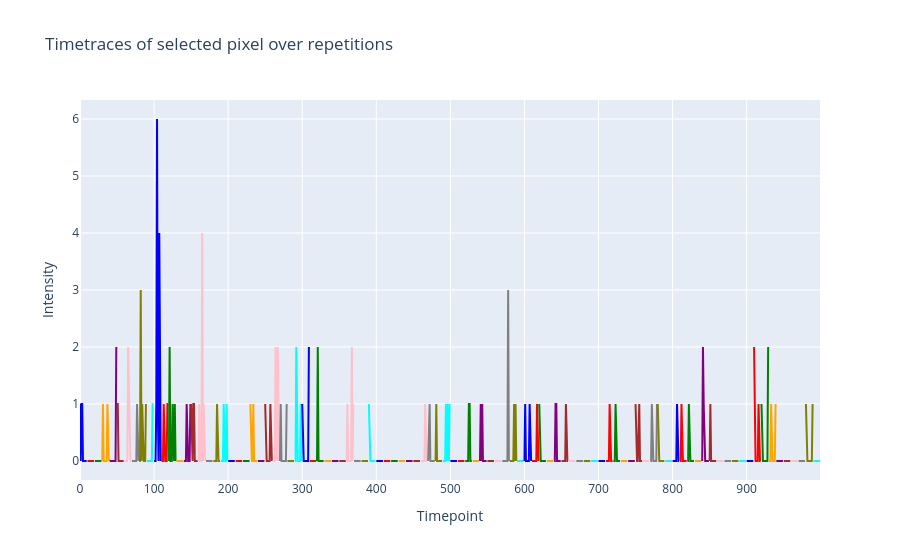

Notebook cell for this chart:
### Code cell
#plot timetraces of selected ROIs over timepoints and repetitions, if desired
d3=np.asarray([data[0,:,:,:,:,i] for i in index3], dtype='float')
d3=np.transpose(d3,(2,3,4,1,0))
print('d3 format (y,x,t,rep,ch): ' +str(d3.shape))

#cut=d3[15:30,40:50,:,:,:].sum(axis=(0,1,4))
cut=d3[20,6,:,:,4] # focalizza su un singolo pixel
print('cut shape (t,rep): ',cut.shape)


import plotly.graph_objects as go
fig = go.Figure()
colors = ['blue', 'red', 'green', 'orange', 'purple', 'brown', 'pink', 'gray', 'olive', 'cyan']

for m in range(cut.shape[1]): # iterate through repetitions
    # concatenate all time points
    fig.add_trace(go.Scatter(
        x=np.arange(0 + m * cut.shape[0], cut.shape[0] + m * cut.shape[0], 1),
        y=cut[:, m],
        mode='lines',
        line=dict(color=colors[m % len(colors)]),
        name=f'Rep {m}'
    ))

fig.update_layout(
    title='Timetraces of selected pixel over repetitions',
    xaxis_title='Timepoint',
    yaxis_title='Intensity',
    showlegend=False
)
fig.show()

### Figure 1 — Plotly figure (JSON) as saved in the notebook; plotly's stock layout.template omitted (floating-point values rounded to 4 significant figures)
{"data": [{"line": {"color": "blue"}, "mode": "lines", "name": "Rep 0", "type": "scatter", "x": [0, 1, 2, 3, 4, 5, 6, 7, 8, 9], "y": [1.0, 0.0, 1.0, 1.0, 0.0, 0.0, 0.0, 0.0, 0.0, 0.0]}, {"line": {"color": "red"}, "mode": "lines", "name": "Rep 1", "type": "scatter", "x": [10, 11, 12, 13, 14, 15, 16, 17, 18, 19], "y": [0.0, 0.0, 0.0, 0.0, 0.0, 0.0, 0.0, 0.0, 0.0, 0.0]}, {"line": {"color": "green"}, "mode": "lines", "name": "Rep 2", "type": "scatter", "x": [20, 21, 22, 23, 24, 25, 26, 27, 28, 29], "y": [0.0, 0.0, 0.0, 0.0, 0.0, 0.0, 0.0, 0.0, 0.0, 0.0]}, {"line": {"color": "orange"}, "mode": "lines", "name": "Rep 3", "type": "scatter", "x": [30, 31, 32, 33, 34, 35, 36, 37, 38, 39], "y": [0.0, 1.0, 0.0, 0.0, 0.0, 0.0, 0.0, 1.0, 0.0, 0.0]}, {"line": {"color": "purple"}, "mode": "lines", "name": "Rep 4", "type": "scatter", "x": [40, 41, 42, 43, 44, 45, 46, 47, 48, 49], "y": [0.0, 0.0, 0.0, 0.0, 0.0, 0.0, 0.0, 0.0, 0.0, 2.0]}, {"line": {"color": "brown"}, "mode": "lines", "name": "Rep 5", "type": "scatter", "x": [50, 51, 52, 53, 54, 55, 56, 57, 58, 59], "y": [1.0, 1.0, 0.0, 0.0, 0.0, 0.0, 0.0, 0.0, 0.0, 0.0]}, {"line": {"color": "pink"}, "mode": "lines", "name": "Rep 6", "type": "scatter", "x": [60, 61, 62, 63, 64, 65, 66, 67, 68, 69], "y": [0.0, 0.0, 0.0, 0.0, 0.0, 2.0, 1.0, 0.0, 0.0, 0.0]}, {"line": {"color": "gray"}, "mode": "lines", "name": "Rep 7", "type": "scatter", "x": [70, 71, 72, 73, 74, 75, 76, 77, 78, 79], "y": [0.0, 0.0, 0.0, 0.0, 0.0, 0.0, 0.0, 1.0, 0.0, 0.0]}, {"line": {"color": "olive"}, "mode": "lines", "name": "Rep 8", "type": "scatter", "x": [80, 81, 82, 83, 84, 85, 86, 87, 88, 89], "y": [0.0, 0.0, 3.0, 0.0, 1.0, 0.0, 0.0, 0.0, 0.0, 1.0]}, {"line": {"color": "cyan"}, "mode": "lines", "name": "Rep 9", "type": "scatter", "x": [90, 91, 92, 93, 94, 95, 96, 97, 98, 99], "y": [0.0, 0.0, 0.0, 0.0, 0.0, 0.0, 0.0, 0.0, 1.0, 1.0]}, {"line": {"color": "blue"}, "mode": "lines", "name": "Rep 10", "type": "scatter", "x": [100, 101, 102, 103, 104, 105, 106, 107, 108, 109], "y": [0.0, 0.0, 0.0, 1.0, 6.0, 1.0, 0.0, 4.0, 1.0, 0.0]}, {"line": {"color": "red"}, "mode": "lines", "name": "Rep 11", "type": "scatter", "x": [110, 111, 112, 113, 114, 115, 116, 117, 118, 119], "y": [0.0, 0.0, 0.0, 1.0, 0.0, 0.0, 0.0, 0.0, 1.0, 1.0]}, {"line": {"color": "green"}, "mode": "lines", "name": "Rep 12", "type": "scatter", "x": [120, 121, 122, 123, 124, 125, 126, 127, 128, 129], "y": [0.0, 2.0, 0.0, 0.0, 0.0, 1.0, 0.0, 0.0, 1.0, 0.0]}, {"line": {"color": "orange"}, "mode": "lines", "name": "Rep 13", "type": "scatter", "x": [130, 131, 132, 133, 134, 135, 136, 137, 138, 139], "y": [0.0, 0.0, 0.0, 0.0, 0.0, 0.0, 0.0, 0.0, 0.0, 0.0]}, {"line": {"color": "purple"}, "mode": "lines", "name": "Rep 14", "type": "scatter", "x": [140, 141, 142, 143, 144, 145, 146, 147, 148, 149], "y": [0.0, 0.0, 0.0, 0.0, 1.0, 0.0, 0.0, 0.0, 0.0, 1.0]}, {"line": {"color": "brown"}, "mode": "lines", "name": "Rep 15", "type": "scatter", "x": [150, 151, 152, 153, 154, 155, 156, 157, 158, 159], "y": [1.0, 0.0, 0.0, 1.0, 1.0, 0.0, 0.0, 0.0, 0.0, 0.0]}, {"line": {"color": "pink"}, "mode": "lines", "name": "Rep 16", "type": "scatter", "x": [160, 161, 162, 163, 164, 165, 166, 167, 168, 169], "y": [0.0, 1.0, 0.0, 0.0, 0.0, 4.0, 0.0, 1.0, 0.0, 0.0]}, {"line": {"color": "gray"}, "mode": "lines", "name": "Rep 17", "type": "scatter", "x": [170, 171, 172, 173, 174, 175, 176, 177, 178, 179], "y": [0.0, 0.0, 0.0, 0.0, 0.0, 0.0, 0.0, 0.0, 0.0, 0.0]}, {"line": {"color": "olive"}, "mode": "lines", "name": "Rep 18", "type": "scatter", "x": [180, 181, 182, 183, 184, 185, 186, 187, 188, 189], "y": [0.0, 0.0, 0.0, 0.0, 0.0, 1.0, 0.0, 0.0, 0.0, 0.0]}, {"line": {"color": "cyan"}, "mode": "lines", "name": "Rep 19", "type": "scatter", "x": [190, 191, 192, 193, 194, 195, 196, 197, 198, 199], "y": [0.0, 0.0, 0.0, 0.0, 1.0, 0.0, 0.0, 0.0, 1.0, 0.0]}, {"line": {"color": "blue"}, "mode": "lines", "name": "Rep 20", "type": "scatter", "x": [200, 201, 202, 203, 204, 205, 206, 207, 208, 209], "y": [0.0, 0.0, 0.0, 0.0, 0.0, 0.0, 0.0, 0.0, 0.0, 0.0]}, {"line": {"color": "red"}, "mode": "lines", "name": "Rep 21", "type": "scatter", "x": [210, 211, 212, 213, 214, 215, 216, 217, 218, 219], "y": [0.0, 0.0, 0.0, 0.0, 0.0, 0.0, 0.0, 0.0, 0.0, 0.0]}, {"line": {"color": "green"}, "mode": "lines", "name": "Rep 22", "type": "scatter", "x": [220, 221, 222, 223, 224, 225, 226, 227, 228, 229], "y": [0.0, 0.0, 0.0, 0.0, 0.0, 0.0, 0.0, 0.0, 0.0, 0.0]}, {"line": {"color": "orange"}, "mode": "lines", "name": "Rep 23", "type": "scatter", "x": [230, 231, 232, 233, 234, 235, 236, 237, 238, 239], "y": [1.0, 0.0, 0.0, 0.0, 1.0, 0.0, 0.0, 0.0, 0.0, 0.0]}, {"line": {"color": "purple"}, "mode": "lines", "name": "Rep 24", "type": "scatter", "x": [240, 241, 242, 243, 244, 245, 246, 247, 248, 249], "y": [0.0, 0.0, 0.0, 0.0, 0.0, 0.0, 0.0, 0.0, 0.0, 0.0]}, {"line": {"color": "brown"}, "mode": "lines", "name": "Rep 25", "type": "scatter", "x": [250, 251, 252, 253, 254, 255, 256, 257, 258, 259], "y": [1.0, 0.0, 0.0, 0.0, 0.0, 0.0, 0.0, 1.0, 0.0, 0.0]}, {"line": {"color": "pink"}, "mode": "lines", "name": "Rep 26", "type": "scatter", "x": [260, 261, 262, 263, 264, 265, 266, 267, 268, 269], "y": [0.0, 0.0, 0.0, 0.0, 2.0, 0.0, 0.0, 2.0, 0.0, 0.0]}, {"line": {"color": "gray"}, "mode": "lines", "name": "Rep 27", "type": "scatter", "x": [270, 271, 272, 273, 274, 275, 276, 277, 278, 279], "y": [0.0, 1.0, 0.0, 0.0, 0.0, 0.0, 0.0, 0.0, 0.0, 1.0]}, {"line": {"color": "olive"}, "mode": "lines", "name": "Rep 28", "type": "scatter", "x": [280, 281, 282, 283, 284, 285, 286, 287, 288, 289], "y": [0.0, 0.0, 0.0, 0.0, 0.0, 0.0, 0.0, 0.0, 0.0, 0.0]}, {"line": {"color": "cyan"}, "mode": "lines", "name": "Rep 29", "type": "scatter", "x": [290, 291, 292, 293, 294, 295, 296, 297, 298, 299], "y": [0.0, 0.0, 2.0, 0.0, 0.0, 0.0, 0.0, 0.0, 1.0, 0.0]}, {"line": {"color": "blue"}, "mode": "lines", "name": "Rep 30", "type": "scatter", "x": [300, 301, 302, 303, 304, 305, 306, 307, 308, 309], "y": [1.0, 0.0, 0.0, 0.0, 0.0, 0.0, 0.0, 0.0, 0.0, 2.0]}, {"line": {"color": "red"}, "mode": "lines", "name": "Rep 31", "type": "scatter", "x": [310, 311, 312, 313, 314, 315, 316, 317, 318, 319], "y": [0.0, 0.0, 0.0, 0.0, 0.0, 0.0, 0.0, 0.0, 0.0, 0.0]}, {"line": {"color": "green"}, "mode": "lines", "name": "Rep 32", "type": "scatter", "x": [320, 321, 322, 323, 324, 325, 326, 327, 328, 329], "y": [0.0, 2.0, 0.0, 0.0, 0.0, 0.0, 0.0, 0.0, 0.0, 0.0]}, {"line": {"color": "orange"}, "mode": "lines", "name": "Rep 33", "type": "scatter", "x": [330, 331, 332, 333, 334, 335, 336, 337, 338, 339], "y": [0.0, 0.0, 0.0, 0.0, 0.0, 0.0, 0.0, 0.0, 0.0, 0.0]}, {"line": {"color": "purple"}, "mode": "lines", "name": "Rep 34", "type": "scatter", "x": [340, 341, 342, 343, 344, 345, 346, 347, 348, 349], "y": [0.0, 0.0, 0.0, 0.0, 0.0, 0.0, 0.0, 0.0, 0.0, 0.0]}, {"line": {"color": "brown"}, "mode": "lines", "name": "Rep 35", "type": "scatter", "x": [350, 351, 352, 353, 354, 355, 356, 357, 358, 359], "y": [0.0, 0.0, 0.0, 0.0, 0.0, 0.0, 0.0, 0.0, 0.0, 0.0]}, {"line": {"color": "pink"}, "mode": "lines", "name": "Rep 36", "type": "scatter", "x": [360, 361, 362, 363, 364, 365, 366, 367, 368, 369], "y": [0.0, 1.0, 0.0, 0.0, 0.0, 0.0, 0.0, 2.0, 0.0, 1.0]}, {"line": {"color": "gray"}, "mode": "lines", "name": "Rep 37", "type": "scatter", "x": [370, 371, 372, 373, 374, 375, 376, 377, 378, 379], "y": [0.0, 0.0, 0.0, 0.0, 0.0, 0.0, 0.0, 0.0, 0.0, 0.0]}, {"line": {"color": "olive"}, "mode": "lines", "name": "Rep 38", "type": "scatter", "x": [380, 381, 382, 383, 384, 385, 386, 387, 388, 389], "y": [0.0, 0.0, 0.0, 0.0, 0.0, 0.0, 0.0, 0.0, 0.0, 0.0]}, {"line": {"color": "cyan"}, "mode": "lines", "name": "Rep 39", "type": "scatter", "x": [390, 391, 392, 393, 394, 395, 396, 397, 398, 399], "y": [1.0, 0.0, 0.0, 0.0, 0.0, 0.0, 0.0, 0.0, 0.0, 0.0]}, {"line": {"color": "blue"}, "mode": "lines", "name": "Rep 40", "type": "scatter", "x": [400, 401, 402, 403, 404, 405, 406, 407, 408, 409], "y": [0.0, 0.0, 0.0, 0.0, 0.0, 0.0, 0.0, 0.0, 0.0, 0.0]}, {"line": {"color": "red"}, "mode": "lines", "name": "Rep 41", "type": "scatter", "x": [410, 411, 412, 413, 414, 415, 416, 417, 418, 419], "y": [0.0, 0.0, 0.0, 0.0, 0.0, 0.0, 0.0, 0.0, 0.0, 0.0]}, {"line": {"color": "green"}, "mode": "lines", "name": "Rep 42", "type": "scatter", "x": [420, 421, 422, 423, 424, 425, 426, 427, 428, 429], "y": [0.0, 0.0, 0.0, 0.0, 0.0, 0.0, 0.0, 0.0, 0.0, 0.0]}, {"line": {"color": "orange"}, "mode": "lines", "name": "Rep 43", "type": "scatter", "x": [430, 431, 432, 433, 434, 435, 436, 437, 438, 439], "y": [0.0, 0.0, 0.0, 0.0, 0.0, 0.0, 0.0, 0.0, 0.0, 0.0]}, {"line": {"color": "purple"}, "mode": "lines", "name": "Rep 44", "type": "scatter", "x": [440, 441, 442, 443, 444, 445, 446, 447, 448, 449], "y": [0.0, 0.0, 0.0, 0.0, 0.0, 0.0, 0.0, 0.0, 0.0, 0.0]}, {"line": {"color": "brown"}, "mode": "lines", "name": "Rep 45", "type": "scatter", "x": [450, 451, 452, 453, 454, 455, 456, 457, 458, 459], "y": [0.0, 0.0, 0.0, 0.0, 0.0, 0.0, 0.0, 0.0, 0.0, 0.0]}, {"line": {"color": "pink"}, "mode": "lines", "name": "Rep 46", "type": "scatter", "x": [460, 461, 462, 463, 464, 465, 466, 467, 468, 469], "y": [0.0, 0.0, 0.0, 0.0, 0.0, 0.0, 1.0, 0.0, 0.0, 0.0]}, {"line": {"color": "gray"}, "mode": "lines", "name": "Rep 47", "type": "scatter", "x": [470, 471, 472, 473, 474, 475, 476, 477, 478, 479], "y": [0.0, 1.0, 1.0, 0.0, 0.0, 0.0, 0.0, 0.0, 0.0, 0.0]}, {"line": {"color": "olive"}, "mode": "lines", "name": "Rep 48", "type": "scatter", "x": [480, 481, 482, 483, 484, 485, 486, 487, 488, 489], "y": [0.0, 1.0, 0.0, 0.0, 0.0, 0.0, 0.0, 0.0, 0.0, 0.0]}, {"line": {"color": "cyan"}, "mode": "lines", "name": "Rep 49", "type": "scatter", "x": [490, 491, 492, 493, 494, 495, 496, 497, 498, 499], "y": [0.0, 0.0, 0.0, 0.0, 1.0, 0.0, 1.0, 0.0, 0.0, 1.0]}, {"line": {"color": "blue"}, "mode": "lines", "name": "Rep 50", "type": "scatter", "x": [500, 501, 502, 503, 504, 505, 506, 507, 508, 509], "y": [0.0, 0.0, 0.0, 0.0, 0.0, 0.0, 0.0, 0.0, 0.0, 0.0]}, {"line": {"color": "red"}, "mode": "lines", "name": "Rep 51", "type": "scatter", "x": [510, 511, 512, 513, 514, 515, 516, 517, 518, 519], "y": [0.0, 0.0, 0.0, 0.0, 0.0, 0.0, 0.0, 0.0, 0.0, 0.0]}, {"line": {"color": "green"}, "mode": "lines", "name": "Rep 52", "type": "scatter", "x": [520, 521, 522, 523, 524, 525, 526, 527, 528, 529], "y": [0.0, 0.0, 0.0, 0.0, 0.0, 1.0, 1.0, 0.0, 0.0, 0.0]}, {"line": {"color": "orange"}, "mode": "lines", "name": "Rep 53", "type": "scatter", "x": [530, 531, 532, 533, 534, 535, 536, 537, 538, 539], "y": [0.0, 0.0, 0.0, 0.0, 0.0, 0.0, 0.0, 0.0, 0.0, 0.0]}, {"line": {"color": "purple"}, "mode": "lines", "name": "Rep 54", "type": "scatter", "x": [540, 541, 542, 543, 544, 545, 546, 547, 548, 549], "y": [0.0, 1.0, 0.0, 1.0, 0.0, 0.0, 0.0, 0.0, 0.0, 0.0]}, {"line": {"color": "brown"}, "mode": "lines", "name": "Rep 55", "type": "scatter", "x": [550, 551, 552, 553, 554, 555, 556, 557, 558, 559], "y": [0.0, 0.0, 0.0, 0.0, 0.0, 0.0, 0.0, 0.0, 0.0, 0.0]}, {"line": {"color": "pink"}, "mode": "lines", "name": "Rep 56", "type": "scatter", "x": [560, 561, 562, 563, 564, 565, 566, 567, 568, 569], "y": [0.0, 0.0, 0.0, 0.0, 0.0, 0.0, 0.0, 0.0, 0.0, 0.0]}, {"line": {"color": "gray"}, "mode": "lines", "name": "Rep 57", "type": "scatter", "x": [570, 571, 572, 573, 574, 575, 576, 577, 578, 579], "y": [0.0, 0.0, 0.0, 0.0, 0.0, 0.0, 0.0, 0.0, 3.0, 0.0]}, {"line": {"color": "olive"}, "mode": "lines", "name": "Rep 58", "type": "scatter", "x": [580, 581, 582, 583, 584, 585, 586, 587, 588, 589], "y": [0.0, 0.0, 0.0, 0.0, 0.0, 0.0, 1.0, 0.0, 1.0, 0.0]}, {"line": {"color": "cyan"}, "mode": "lines", "name": "Rep 59", "type": "scatter", "x": [590, 591, 592, 593, 594, 595, 596, 597, 598, 599], "y": [0.0, 0.0, 0.0, 0.0, 0.0, 0.0, 0.0, 0.0, 0.0, 0.0]}, {"line": {"color": "blue"}, "mode": "lines", "name": "Rep 60", "type": "scatter", "x": [600, 601, 602, 603, 604, 605, 606, 607, 608, 609], "y": [0.0, 1.0, 0.0, 0.0, 0.0, 0.0, 0.0, 1.0, 0.0, 0.0]}, {"line": {"color": "red"}, "mode": "lines", "name": "Rep 61", "type": "scatter", "x": [610, 611, 612, 613, 614, 615, 616, 617, 618, 619], "y": [0.0, 0.0, 0.0, 0.0, 0.0, 0.0, 0.0, 1.0, 0.0, 0.0]}, {"line": {"color": "green"}, "mode": "lines", "name": "Rep 62", "type": "scatter", "x": [620, 621, 622, 623, 624, 625, 626, 627, 628, 629], "y": [1.0, 0.0, 0.0, 0.0, 0.0, 0.0, 0.0, 0.0, 0.0, 0.0]}, {"line": {"color": "orange"}, "mode": "lines", "name": "Rep 63", "type": "scatter", "x": [630, 631, 632, 633, 634, 635, 636, 637, 638, 639], "y": [0.0, 0.0, 0.0, 0.0, 0.0, 0.0, 0.0, 0.0, 0.0, 0.0]}, {"line": {"color": "purple"}, "mode": "lines", "name": "Rep 64", "type": "scatter", "x": [640, 641, 642, 643, 644, 645, 646, 647, 648, 649], "y": [0.0, 0.0, 1.0, 1.0, 0.0, 0.0, 0.0, 0.0, 0.0, 0.0]}, {"line": {"color": "brown"}, "mode": "lines", "name": "Rep 65", "type": "scatter", "x": [650, 651, 652, 653, 654, 655, 656, 657, 658, 659], "y": [0.0, 0.0, 0.0, 0.0, 0.0, 0.0, 1.0, 0.0, 0.0, 0.0]}, {"line": {"color": "pink"}, "mode": "lines", "name": "Rep 66", "type": "scatter", "x": [660, 661, 662, 663, 664, 665, 666, 667, 668, 669], "y": [0.0, 0.0, 0.0, 0.0, 0.0, 0.0, 0.0, 0.0, 0.0, 0.0]}, {"line": {"color": "gray"}, "mode": "lines", "name": "Rep 67", "type": "scatter", "x": [670, 671, 672, 673, 674, 675, 676, 677, 678, 679], "y": [0.0, 0.0, 0.0, 0.0, 0.0, 0.0, 0.0, 0.0, 0.0, 0.0]}, {"line": {"color": "olive"}, "mode": "lines", "name": "Rep 68", "type": "scatter", "x": [680, 681, 682, 683, 684, 685, 686, 687, 688, 689], "y": [0.0, 0.0, 0.0, 0.0, 0.0, 0.0, 0.0, 0.0, 0.0, 0.0]}, {"line": {"color": "cyan"}, "mode": "lines", "name": "Rep 69", "type": "scatter", "x": [690, 691, 692, 693, 694, 695, 696, 697, 698, 699], "y": [0.0, 0.0, 0.0, 0.0, 0.0, 0.0, 0.0, 0.0, 0.0, 0.0]}, {"line": {"color": "blue"}, "mode": "lines", "name": "Rep 70", "type": "scatter", "x": [700, 701, 702, 703, 704, 705, 706, 707, 708, 709], "y": [0.0, 0.0, 0.0, 0.0, 0.0, 0.0, 0.0, 0.0, 0.0, 0.0]}, {"line": {"color": "red"}, "mode": "lines", "name": "Rep 71", "type": "scatter", "x": [710, 711, 712, 713, 714, 715, 716, 717, 718, 719], "y": [0.0, 0.0, 0.0, 0.0, 0.0, 1.0, 0.0, 0.0, 0.0, 0.0]}, {"line": {"color": "green"}, "mode": "lines", "name": "Rep 72", "type": "scatter", "x": [720, 721, 722, 723, 724, 725, 726, 727, 728, 729], "y": [0.0, 0.0, 0.0, 1.0, 0.0, 0.0, 0.0, 0.0, 0.0, 0.0]}, {"line": {"color": "orange"}, "mode": "lines", "name": "Rep 73", "type": "scatter", "x": [730, 731, 732, 733, 734, 735, 736, 737, 738, 739], "y": [0.0, 0.0, 0.0, 0.0, 0.0, 0.0, 0.0, 0.0, 0.0, 0.0]}, {"line": {"color": "purple"}, "mode": "lines", "name": "Rep 74", "type": "scatter", "x": [740, 741, 742, 743, 744, 745, 746, 747, 748, 749], "y": [0.0, 0.0, 0.0, 0.0, 0.0, 0.0, 0.0, 0.0, 0.0, 0.0]}, {"line": {"color": "brown"}, "mode": "lines", "name": "Rep 75", "type": "scatter", "x": [750, 751, 752, 753, 754, 755, 756, 757, 758, 759], "y": [1.0, 0.0, 0.0, 0.0, 1.0, 1.0, 0.0, 0.0, 0.0, 0.0]}, {"line": {"color": "pink"}, "mode": "lines", "name": "Rep 76", "type": "scatter", "x": [760, 761, 762, 763, 764, 765, 766, 767, 768, 769], "y": [0.0, 0.0, 0.0, 0.0, 0.0, 0.0, 0.0, 0.0, 0.0, 0.0]}, {"line": {"color": "gray"}, "mode": "lines", "name": "Rep 77", "type": "scatter", "x": [770, 771, 772, 773, 774, 775, 776, 777, 778, 779], "y": [0.0, 0.0, 1.0, 0.0, 0.0, 0.0, 0.0, 0.0, 0.0, 1.0]}, {"line": {"color": "olive"}, "mode": "lines", "name": "Rep 78", "type": "scatter", "x": [780, 781, 782, 783, 784, 785, 786, 787, 788, 789], "y": [1.0, 0.0, 0.0, 0.0, 0.0, 0.0, 0.0, 0.0, 0.0, 0.0]}, {"line": {"color": "cyan"}, "mode": "lines", "name": "Rep 79", "type": "scatter", "x": [790, 791, 792, 793, 794, 795, 796, 797, 798, 799], "y": [0.0, 0.0, 0.0, 0.0, 0.0, 0.0, 0.0, 0.0, 0.0, 0.0]}, {"line": {"color": "blue"}, "mode": "lines", "name": "Rep 80", "type": "scatter", "x": [800, 801, 802, 803, 804, 805, 806, 807, 808, 809], "y": [0.0, 0.0, 0.0, 0.0, 0.0, 0.0, 1.0, 0.0, 0.0, 0.0]}, {"line": {"color": "red"}, "mode": "lines", "name": "Rep 81", "type": "scatter", "x": [810, 811, 812, 813, 814, 815, 816, 817, 818, 819], "y": [0.0, 0.0, 1.0, 0.0, 0.0, 0.0, 0.0, 0.0, 0.0, 0.0]}, {"line": {"color": "green"}, "mode": "lines", "name": "Rep 82", "type": "scatter", "x": [820, 821, 822, 823, 824, 825, 826, 827, 828, 829], "y": [0.0, 0.0, 1.0, 0.0, 0.0, 0.0, 0.0, 0.0, 0.0, 0.0]}, {"line": {"color": "orange"}, "mode": "lines", "name": "Rep 83", "type": "scatter", "x": [830, 831, 832, 833, 834, 835, 836, 837, 838, 839], "y": [0.0, 0.0, 0.0, 0.0, 0.0, 0.0, 0.0, 0.0, 0.0, 0.0]}, {"line": {"color": "purple"}, "mode": "lines", "name": "Rep 84", "type": "scatter", "x": [840, 841, 842, 843, 844, 845, 846, 847, 848, 849], "y": [0.0, 2.0, 1.0, 0.0, 0.0, 0.0, 0.0, 0.0, 0.0, 0.0]}, {"line": {"color": "brown"}, "mode": "lines", "name": "Rep 85", "type": "scatter", "x": [850, 851, 852, 853, 854, 855, 856, 857, 858, 859], "y": [0.0, 1.0, 0.0, 0.0, 0.0, 0.0, 0.0, 0.0, 0.0, 0.0]}, {"line": {"color": "pink"}, "mode": "lines", "name": "Rep 86", "type": "scatter", "x": [860, 861, 862, 863, 864, 865, 866, 867, 868, 869], "y": [0.0, 0.0, 0.0, 0.0, 0.0, 0.0, 0.0, 0.0, 0.0, 0.0]}, {"line": {"color": "gray"}, "mode": "lines", "name": "Rep 87", "type": "scatter", "x": [870, 871, 872, 873, 874, 875, 876, 877, 878, 879], "y": [0.0, 0.0, 0.0, 0.0, 0.0, 0.0, 0.0, 0.0, 0.0, 0.0]}, {"line": {"color": "olive"}, "mode": "lines", "name": "Rep 88", "type": "scatter", "x": [880, 881, 882, 883, 884, 885, 886, 887, 888, 889], "y": [0.0, 0.0, 0.0, 0.0, 0.0, 0.0, 0.0, 0.0, 0.0, 0.0]}, {"line": {"color": "cyan"}, "mode": "lines", "name": "Rep 89", "type": "scatter", "x": [890, 891, 892, 893, 894, 895, 896, 897, 898, 899], "y": [0.0, 0.0, 0.0, 0.0, 0.0, 0.0, 0.0, 0.0, 0.0, 0.0]}, {"line": {"color": "blue"}, "mode": "lines", "name": "Rep 90", "type": "scatter", "x": [900, 901, 902, 903, 904, 905, 906, 907, 908, 909], "y": [0.0, 0.0, 0.0, 0.0, 0.0, 0.0, 0.0, 0.0, 0.0, 0.0]}, {"line": {"color": "red"}, "mode": "lines", "name": "Rep 91", "type": "scatter", "x": [910, 911, 912, 913, 914, 915, 916, 917, 918, 919], "y": [2.0, 0.0, 0.0, 0.0, 0.0, 0.0, 1.0, 0.0, 0.0, 0.0]}, {"line": {"color": "green"}, "mode": "lines", "name": "Rep 92", "type": "scatter", "x": [920, 921, 922, 923, 924, 925, 926, 927, 928, 929], "y": [1.0, 0.0, 0.0, 0.0, 0.0, 0.0, 0.0, 0.0, 0.0, 2.0]}, {"line": {"color": "orange"}, "mode": "lines", "name": "Rep 93", "type": "scatter", "x": [930, 931, 932, 933, 934, 935, 936, 937, 938, 939], "y": [0.0, 0.0, 0.0, 1.0, 0.0, 0.0, 0.0, 0.0, 0.0, 1.0]}, {"line": {"color": "purple"}, "mode": "lines", "name": "Rep 94", "type": "scatter", "x": [940, 941, 942, 943, 944, 945, 946, 947, 948, 949], "y": [0.0, 0.0, 0.0, 0.0, 0.0, 0.0, 0.0, 0.0, 0.0, 0.0]}, {"line": {"color": "brown"}, "mode": "lines", "name": "Rep 95", "type": "scatter", "x": [950, 951, 952, 953, 954, 955, 956, 957, 958, 959], "y": [0.0, 0.0, 0.0, 0.0, 0.0, 0.0, 0.0, 0.0, 0.0, 0.0]}, {"line": {"color": "pink"}, "mode": "lines", "name": "Rep 96", "type": "scatter", "x": [960, 961, 962, 963, 964, 965, 966, 967, 968, 969], "y": [0.0, 0.0, 0.0, 0.0, 0.0, 0.0, 0.0, 0.0, 0.0, 0.0]}, {"line": {"color": "gray"}, "mode": "lines", "name": "Rep 97", "type": "scatter", "x": [970, 971, 972, 973, 974, 975, 976, 977, 978, 979], "y": [0.0, 0.0, 0.0, 0.0, 0.0, 0.0, 0.0, 0.0, 0.0, 0.0]}, {"line": {"color": "olive"}, "mode": "lines", "name": "Rep 98", "type": "scatter", "x": [980, 981, 982, 983, 984, 985, 986, 987, 988, 989], "y": [1.0, 0.0, 0.0, 0.0, 0.0, 0.0, 0.0, 0.0, 0.0, 1.0]}, {"line": {"color": "cyan"}, "mode": "lines", "name": "Rep 99", "type": "scatter", "x": [990, 991, 992, 993, 994, 995, 996, 997, 998, 999], "y": [0.0, 0.0, 0.0, 0.0, 0.0, 0.0, 0.0, 0.0, 0.0, 0.0]}], "layout": {"showlegend": false, "title": {"text": "Timetraces of selected pixel over repetitions"}, "xaxis": {"title": {"text": "Timepoint"}}, "yaxis": {"title": {"text": "Intensity"}}}}
